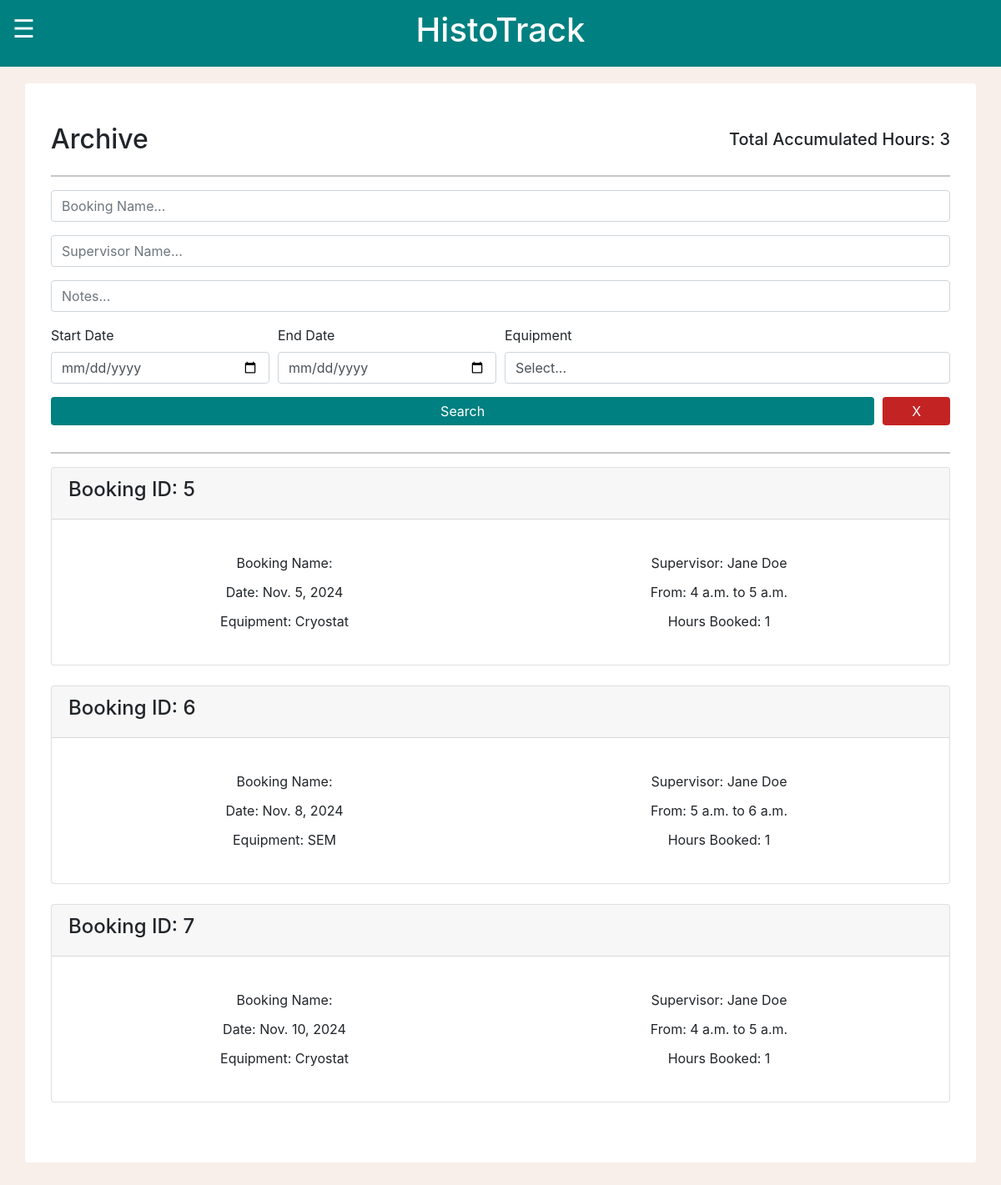
Before: /MCalendar/archive/ (signed in) with the older database file.
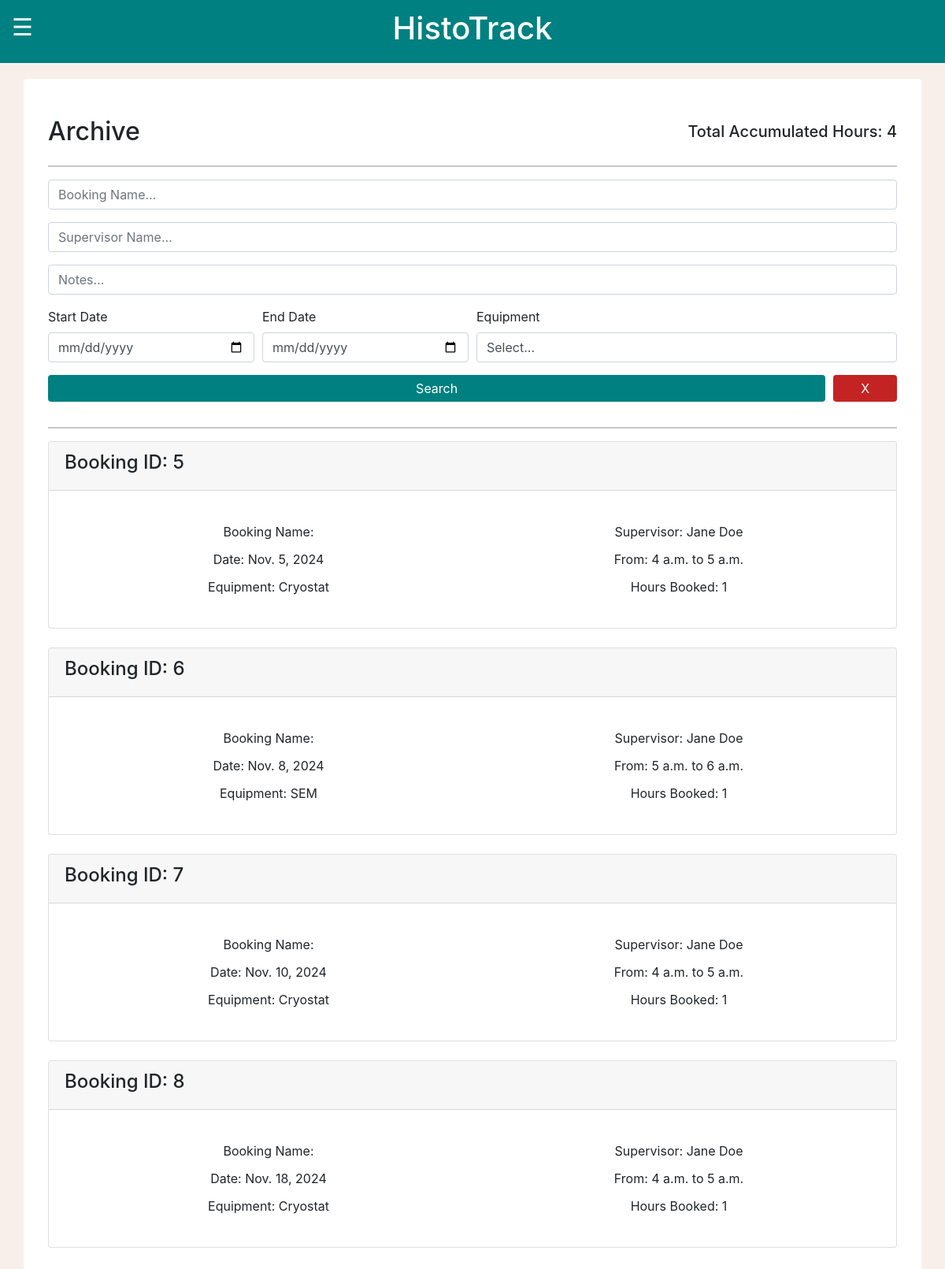
After: the same page with the newer database file.
### MCalendar/models.py (models this page shows, shortened)
class Event(models.Model):
    invoiceRef = models.CharField(max_length=10, default="None")
    bookingName = models.CharField(max_length=80)
    supervisorName = models.CharField(max_length=80)
    email = models.EmailField()
    bookingDate = models.DateField()
    startTime = models.TimeField()
    finishTime = models.TimeField()
    notes = models.TextField(max_length = 1000)
    equipment = models.CharField(max_length=100, default='Not specified')
    totalTime = models.IntegerField(default=0)
    hourlyRate = models.DecimalField(max_digits=10, decimal_places=2, default=0.00)

### MCalendar/views.py (the view)
# urls.py: path("archive/", views.archivePage, name="archivePage"),
@login_required
def archivePage(request):
    if request.user.is_superuser:
        eventList = Event.objects.all()
        equipmentList = Equipment.objects.all()
        bookingName = request.GET.get('bookingName')
        supervisorName = request.GET.get('supervisorName')
        notes = request.GET.get('notes')
        dateMin = request.GET.get('dateMin')
        dateMax = request.GET.get('dateMax')
        equipment = request.GET.get('equipment')
        if archiveValidQuery(bookingName):
            eventList = eventList.filter(bookingName__icontains=bookingName)
        if archiveValidQuery(supervisorName):
            eventList = eventList.filter(supervisorName__icontains=supervisorName)
        if archiveValidQuery(notes):
            eventList = eventList.filter(notes__icontains=notes)
        if archiveValidQuery(dateMin):
            eventList = eventList.filter(bookingDate__gte=dateMin)
        if archiveValidQuery(dateMax):
            eventList = eventList.filter(bookingDate__lte=dateMax)
        if archiveValidQuery(equipment) and equipment != 'Select...':
            eventList = eventList.filter(equipment__contains=equipment)
        totalHours = 0
        for x in eventList:
            totalHours += x.totalTime
        paginator = Paginator(eventList, 10)
        pageNumber = request.GET.get('page')
        pageObj = paginator.get_page(pageNumber)
        context = {
            'eventList': eventList,
            'equipmentList': equipmentList,
            'totalHours': totalHours,
            'pageObj': pageObj,
        }
        return render(request, 'archive.html', context)
    else:
        messages.success(request, "Please log in before entering that page! Admin access only.")
        logout(request)
        return redirect("loginPage")

### MCalendar/models.py (called while the page is built)
    def __str__(self):
        return self.equipmentName

### MCalendar/views.py (called while the page is built)
def archiveValidQuery(param): # createBilling is using this aswell to sort through filters. Thanks!
    return param != '' and param is not None

### MCalendar/templates/archive.html (shortened to what the changed rows need)
{% load static %}
<head>
    <link rel="stylesheet" href="https://cdnjs.cloudflare.com/ajax/libs/jquery/3.2.1/jquery.min.js">
    <link rel="stylesheet" href="https://cdn.jsdelivr.net/npm/bootstrap@5.0.0-alpha1/dist/js/bootstrap.bundle.min.js">
    <link rel="stylesheet" href="https://cdn.jsdelivr.net/npm/bootstrap@5.0.0-alpha1/dist/css/bootstrap.min.css">
    <link rel="stylesheet" href="https://cdn.jsdelivr.net/npm/bootstrap@4.6.2/dist/css/bootstrap.min.css">
    <link rel="stylesheet" href="{% static 'global.css' %}">
</head>
<body>
<div class="container rounded bg-white mt-5 mb-5">
    <div class="row">
        <div class="col-md-12">
            <div class="p-3 py-5">
                <div class="d-flex justify-content-between align-items-center mb-3">
                    <h2 class="text-right">Archive</h2>
                    <h5 class="text-right">Total Accumulated Hours: {{ totalHours }} </h5>
                </div>
                {% for event in pageObj %}
                <div class="card">
                    <div class="card-header">
                        <div class="d-flex justify-content-between align-items-center">
                            <h4>Booking ID: {{ event.id }}</h4>
                        </div>
                    </div>
                    <div class="card-body">
                        <p class="card-text">
                            <div class="details">
                                <div class="detailsListItem">Booking Name: {{ event.bookingName }}</div>
                                <div class="detailsListItem">Supervisor: {{ event.supervisorName }}</div>
                                <div class="detailsListItem">Date: {{ event.bookingDate }}</div>
                                <div class="detailsListItem">From: {{ event.startTime }} to {{ event.finishTime }}</div>
                                <div class="detailsListItem">Equipment: {{ event.equipment }}</div>
                                <div class="detailsListItem">Hours Booked: {{ event.totalTime }}</div>
                            </div>
                        </p>
                    </div>
                </div>
                <br>
                {% endfor %}
            </div>
        </div>
    </div>
</div>
<br>
</body>

Changed rows visible on the page:
added Event: id "8", supervisorName "Jane Doe", bookingDate "Nov. 18, 2024", startTime "4 a.m.", finishTime "5 a.m.", equipment "Cryostat", totalTime "1"
Other visible differences:
{{ totalHours }}: "3" → "4"
